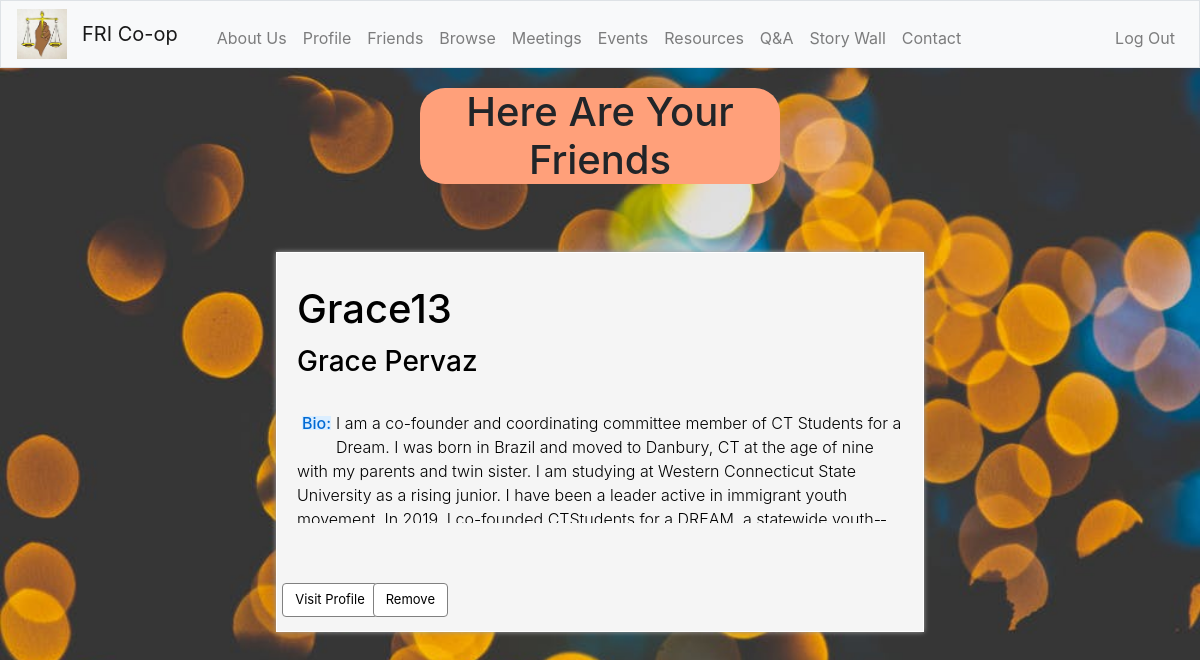
Page /friends (signed in) on the committed database.
### tables this page shows
CREATE TABLE profile
(
    id INTEGER,
    name TEXT,
    username TEXT,
    bio TEXT,
    race TEXT,
    age TEXT,
    location TEXT,
    phone TEXT,
    email TEXT,
    info TEXT
);

### app.py (the view)
@app.route("/friends", methods=["POST", "GET"])
def partners():
    if request.method == "POST":
        person_id = request.form.get("person_id")
        if person_id == session["user_id"]:
            return error("Cannot partner with self", "/browse")
        prev = db.execute("SELECT * FROM friends WHERE username2 = :user AND username1=:user1",
                          user=session["user_id"], user1=person_id)
        prev2 = db.execute("SELECT * FROM friends WHERE username1 = :user  AND username2=:user2",
                           user=session["user_id"], user2=person_id)
        if len(prev) == 0 and len(prev2) == 0:
            db.execute("INSERT INTO friends (username1, username2) VALUES (:user1, :user2)",
                       user1=session["user_id"], user2=person_id)
        return redirect("/friends")
    else:
        friendsName = []
        friend_name = db.execute(
            "SELECT username1 FROM friends WHERE username2 = :user", user=session["user_id"])
        if len(friend_name) != 0:
            for friend in friend_name:
                friendsName.append(friend["username1"])
        friend_name2 = db.execute(
            "SELECT username2 FROM friends WHERE username1 = :user", user=session["user_id"])
        if len(friend_name2) != 0:
            for friend in friend_name2:
                friendsName.append(friend["username2"])
        friends = []
        if len(friendsName) != 0:
            for friend in friendsName:
                row = db.execute(
                    "SELECT * FROM profile WHERE id=:person_id", person_id=friend)[0]
                friends.append(row)
        return render_template("friends.html", friends=friends)

### app.py (called while the page is built)
@app.after_request
def after_request(response):
    response.headers["Cache-Control"] = "no-cache, no-store, must-revalidate"
    response.headers["Expires"] = 0
    response.headers["Pragma"] = "no-cache"
    return response

### templates/friends.html (shortened to what this page needs)
{% extends "layout.html" %}
{% block body %}
<link href="/static/friends.css" rel="stylesheet">
<h1 class="partnerHeader">Here Are Your Friends</h1>
<div class="row">
    {% for friend in friends %}
    <div class="browse-friends">
        <div class="mb-4 back">
            <div class="card-body" style="overflow: hidden; max-height: 270px;">
                <h4 class="card-title"><h1>{{ friend["username"] }}</h1></h4>
                <h5 class="card-title"><h3>{{ friend["name"] }}</h3></h5>
                <br>
                <h6 class="card-text des blue">Bio:</h6>
                <p> {{ friend["bio"] }}</p>
            </div>
        </div>
    </div>
    {% endfor %}
</div>
{% endblock %}

### static/layout.css (style rules this page uses)
.blue { color: rgb(0, 106, 212); background-color: rgb(219, 238, 255); }

### static/friends.css (style rules this page uses)
.row { margin: 0px; padding: 60px; }
.browse-friends { display: block; margin: 0 auto; width: 60%; height: 380px; margin-bottom: 65px; border: 1px solid white; cursor: pointer; color: black; position: relative; background-color:whitesmoke; -webkit-box-shadow: 0px 0px 5px 0px rgba(160, 160, 160, 1); -moz-box-shadow: 0px 0px 5px 0px rgba(160, 160, 160, 1); box-shadow: 0px 0px 5px 0px rgba(160, 160, 160, 1); }
.partnerHeader { text-align: center; margin-top: 20px; }
h6 { display: inline; float: left; margin: 5px; line-height: .9; }
p { font-weight: 300; }
.row { margin-right: 0px; padding: 60px; }

### templates/friends.html (style rules this page uses)
body, html { height: 100%; }
body { background-image: url("/static/friends.jpeg"); height: 100%; margin: 0; background-position: center; background-size: cover; width: 100vw; height: 100vh; }
.partnerHeader { background-color: lightsalmon; width:30%; margin-left:35%; border-radius: 25px; }

### rows in the picture
profile: username "Grace13", name "Grace Pervaz", bio "I am a co­-founder and coordinating committee member of CT Students for a Dream. I was born in Brazil and moved to Danbury, CT at the age of nine with my parents and twin sister. I am studying at Western Connecticut State University as a rising junior. I have been a leader active in immigrant youth…"
